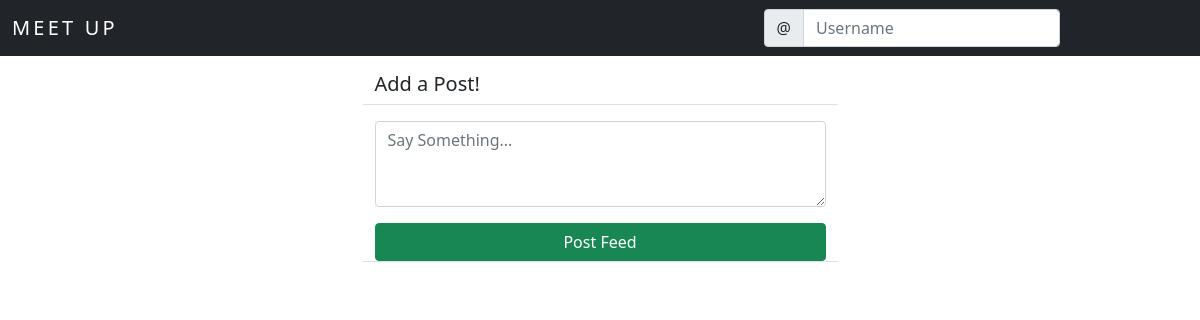
Before: /meet/ with the older database file.
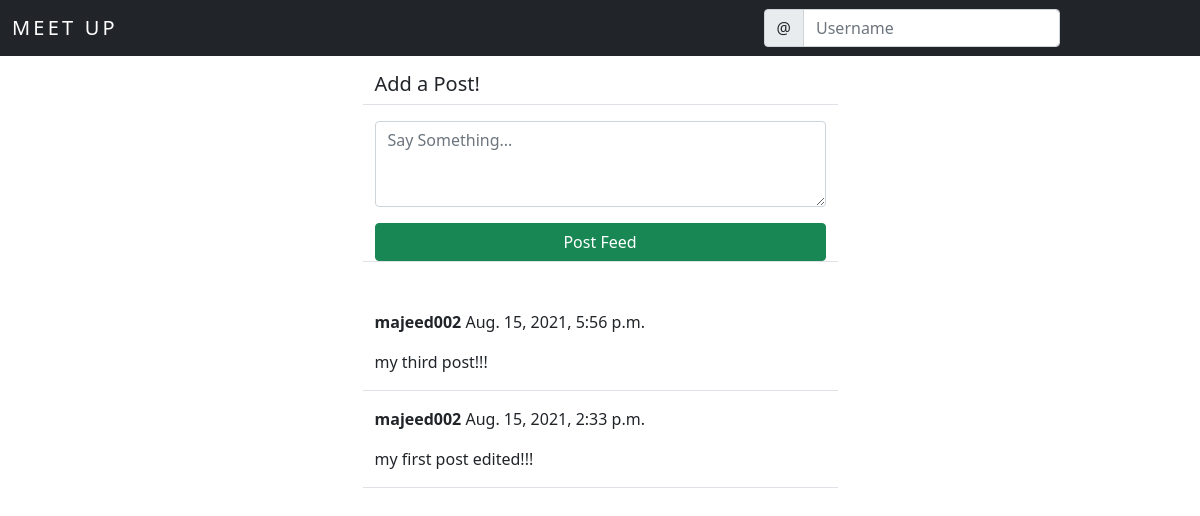
After: the same page with the newer database file.
### meet/models.py (models this page shows)
class Post(models.Model):
    body = models.TextField()
    created_on = models.DateTimeField(default=timezone.now)
    author = models.ForeignKey(User, on_delete=models.CASCADE)

### meet/views.py (the view, shortened to what this page needs)
# urls.py: path('', PostListView.as_view(), name='post_list'),
class PostListView(View):
    def get(self, request, *args, **kwargs):
        posts = Post.objects.all().order_by('-created_on')
        form = PostForm()
        context = {
            'post_list': posts,
            'form' : form,
        }
        return render(request, 'meet/post_list.html', context)

### meet/forms.py
class PostForm(forms.ModelForm):
    body = forms.CharField(
        label='',
        widget=forms.Textarea(
            attrs={'rows': '3',
                   'placeholder': 'Say Something...'}
        ))
    class Meta:
        model = Post
        fields = ['body']

### meet/templates/meet/post_list.html (shortened to what this page needs)
{% extends 'landing/base.html' %}
{% load crispy_forms_tags %}
{% block content %}
<div class="container">
    <div class="row justify-content-center mt-3 ">
        <div class="col-md-5 col-sm-12 border-bottom">
            <h5>Add a Post!</h5>
        </div>
    </div>
    <div class="row justify-content-center mt-3 mb-5 ">
        <div class="col-md-5 col-sm-12 border-bottom">
            <form method="POST">
                {{ form | crispy }}
                <div class="d-grid gap-2">
                    <button class="btn btn-success mt-3">Post Feed</button>
                </div>
            </form>
        </div>
    </div>
    {% for post in post_list %}
    <div class="row justify-content-center mt-3 ">
        <div class="col-md-5 col-sm-12 border-bottom position-relative">
            <p><strong>{{ post.author }}</strong> {{ post.created_on }}</p>
            <p>{{ post.body }}</p>
        </div>
    </div>
    {% endfor %}
</div>
{% endblock content %}

### landing/templates/landing/base.html (shortened to what this page needs)
<!doctype html>
<html lang="en">
  <head>
    <link href="https://cdn.jsdelivr.net/npm/bootstrap@5.0.2/dist/css/bootstrap.min.css" rel="stylesheet">
  </head>
  <body>
      {% include 'landing/navbar.html' %}
      {% block content %}
      {% endblock content %}
  </body>
</html>

### landing/templates/landing/navbar.html (shortened to what this page needs)
    <nav class="navbar navbar-expand-lg navbar-dark bg-dark " style="padding-right: 8rem;">
      <div class="container-fluid">
        <a class="navbar-brand"
            {% if user.is_authenticated %}
            href="{% url 'post_list' %}"
            {% else %}
            href="{% url 'index' %}"
            {% endif %}
            style="letter-spacing: 0.2rem;">
            MEET UP
        </a>
        <div class="collapse navbar-collapse" id="navbarTogglerDemo03">
          <form class="d-flex">
            <div class="input-group">
            <span class="input-group-text" id="basic-addon1">@</span>
            <input type="text" class="form-control" placeholder="Username" aria-label="Username" aria-describedby="basic-addon1">
        </div>
          </form>
        </div>
      </div>
    </nav>

Changed rows visible on the page:
added Post: author "majeed002", created_on "Aug. 15, 2021, 5:56 p.m.", body "my third post!!!"
added Post: author "majeed002", created_on "Aug. 15, 2021, 2:33 p.m.", body "my first post edited!!!"
